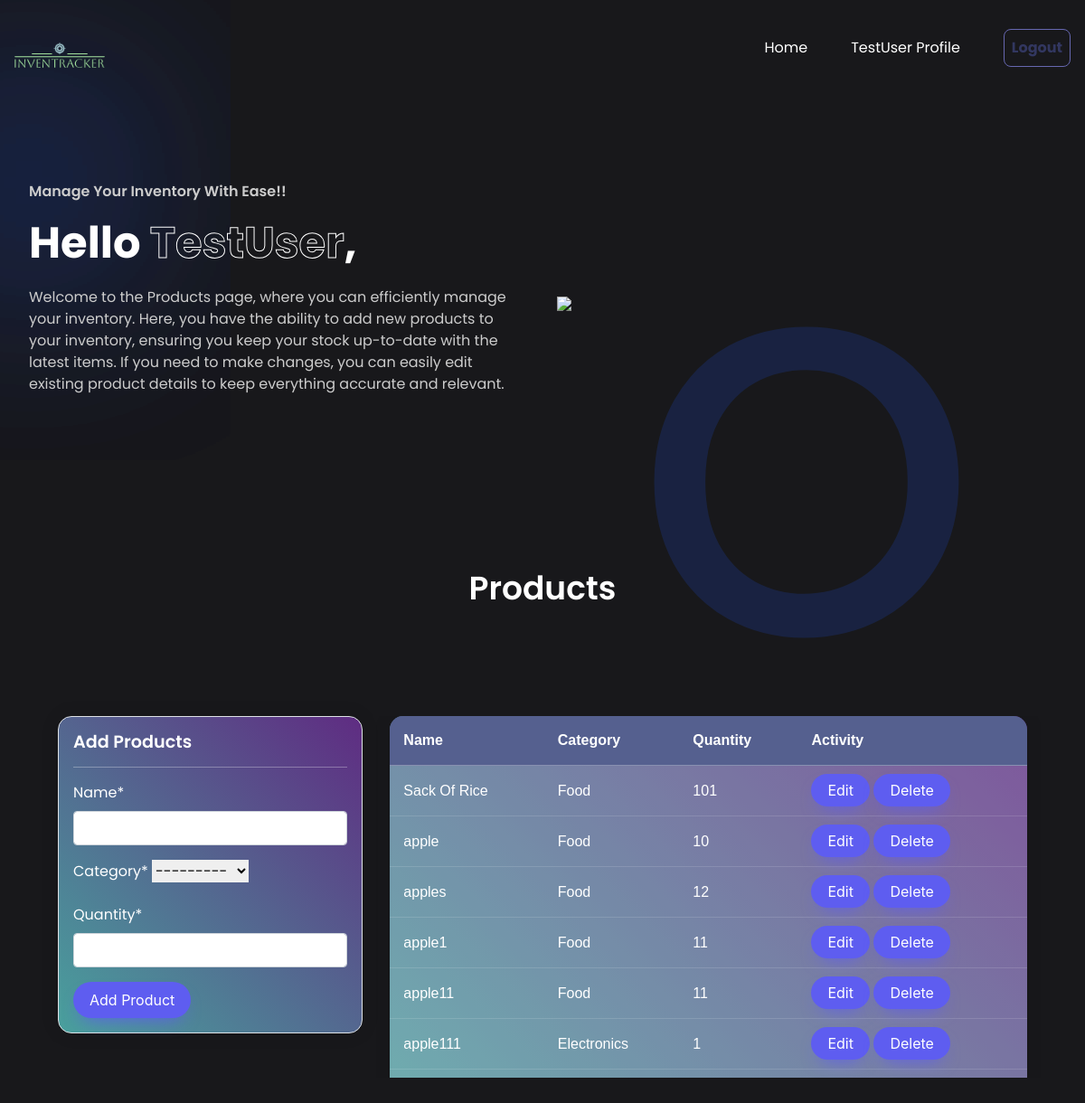
The app's page /product/ (signed in) with its own data.
### dashboard/models.py (models this page shows, shortened)
class Product(models.Model):
  name = models.CharField(max_length=100, null=True)
  category = models.CharField(max_length=20,choices=CATEGORY,null=True)
  quantity = models.PositiveIntegerField(null=True)
  class Meta:
    verbose_name_plural = 'Product'

### dashboard/views.py (the view)
# urls.py: path('product/',views.product,name='dashboard-product'),
@login_required
def product(request):
  orders = Order.objects.all()
  orders_count = orders.count()
  items = Product.objects.all()
  product_count=items.count()
  workers = User.objects.all()
  workers_count = workers.count()
  if request.method == "POST":
    form = ProductForm(request.POST)
    if form.is_valid():
      form.save()
      product_name = form.cleaned_data.get('name')
      messages.success(request,f'{product_name} has been added')
      return redirect('dashboard-product')
  else:
    form = ProductForm()
  context={
    'items':items,
    'form':form,
    'workers_count':workers_count,
    'orders_count':orders_count,
    'product_count':product_count
  }
  return render(request,'dashboard/product.html',context)

### dashboard/forms.py
class ProductForm(forms.ModelForm):
   class Meta:
      model = Product
      fields=['name','category','quantity']

### templates/dashboard/product.html (shortened to what this page needs)
{% load static%}
<!DOCTYPE html>
<html lang="en">
<head>
    <link rel="stylesheet" href="https://cdnjs.cloudflare.com/ajax/libs/remixicon/3.5.0/remixicon.min.css">
    <link rel="stylesheet" href="style.css">
    <link rel="stylesheet" href="https://cdn.jsdelivr.net/npm/bootstrap@4.6.0/dist/css/bootstrap.min.css"
>
    <link rel="stylesheet" href="https://cdn.jsdelivr.net/npm/bootstrap@4.6.2/dist/css/bootstrap.min.css">
<link rel="stylesheet" href="https://use.fontawesome.com/releases/v5.15.2/css/all.css"
>
</head>
<body>
    <nav>
        <div class="nav-logo">
            <a href="{% url 'dashboard-index' %}">
                <img src="{%static 'images/logo3.png' %}">
            </a>
        </div>
        <ul class="nav-links">
            <li class="link"><a href="{% url 'dashboard-index' %}">Home</a></li>
            <li id="link6" class="link"><a href="{% url 'user-profile' %}"> {{user.username}} Profile</a></li>
        <form action="{% url 'user-logout' %}" method="post" style="display:inline;">
            <button class="H-button" type="submit">Logout</button>
        </form>
        </ul>
    </nav>
    <header class="container">
        <div class="content">
            <h4>Manage Your Inventory With Ease!!</h4>
            <H1>Hello <span>{{user.username}}</span>,</H1>
            <p>
                Welcome to the Products page, where you can efficiently manage your inventory. Here, you have the ability to add new products to your inventory, ensuring you keep your stock up-to-date with the latest items. If you need to make changes, you can easily edit existing product details to keep everything accurate and relevant.
            </p>
        </div>
        <div class="image">
            <img src="https://www.deskera.com/blog/content/images/2021/06/main-qimg-406adef28923c8e6d1053e59893ef80e-1-1.png">
        </div>
    </header>
    <section class="container">
        <h2 class="header">Products</h2>
        <div class="container">
            <div class="row my-4">
                <div class="col-md-4">
                    <div class="border bg-dark p-3 text-white form-container">
                        <h4>Add Products</h4>
                        <hr>
                        {% load crispy_forms_tags %}
                        <form method="POST">
                            {{form|crispy}}
                            <input class="btn2" type="submit" value="Add Product">
                        </form>
                    </div>
                </div>
                <div class="col-md-8 container1 ">
                    <table >
                        <thead >
                            <tr >
                                <th scope="col">Name</th>
                                <th scope="col">Category</th>
                                <th scope="col">Quantity</th>
                                <th scope="col">Activity</th>
                            </tr>
                        </thead>
                        <tbody>
                            {% for item in items %}
                            <tr >
                                <td>{{ item.name }}</td>
                                <td>{{ item.category }}</td>
                                <td>{{ item.quantity }}</td>
                                <td >
                                    <a class="btn1 " href="{% url 'dashboard-product-update' item.id %}">Edit</a>
                                    <a class="btn2 " href="{% url 'dashboard-product-delete' item.id %}">Delete</a>
                                </td>
                            </tr>
                            {% endfor %}
                        </tbody>
                    </table>
                </div>
            </div>
        </div>
    </section>
</body>
</html>

### templates/dashboard/product.html (style rules this page uses)
* { padding: 0; margin: 0; outline: none; border: none; box-sizing: border-box; }
img { width: 100%; display: flex; }
a { text-decoration: none; }
body { font-family: 'Poppins', sans-serif; background-color: #18181B; }
nav { max-width: 1200px; margin: auto; padding: 2rem 1rem; display: flex; align-items: center; justify-content: space-between; gap: 2rem; }
.nav-logo { max-width: 100px; }
.nav-links { list-style: none; display: flex; align-items: center; gap: 3rem; }
.H-button { padding: 8px; width: 100%; border-radius: 8px; display: flex; align-items: center; justify-content: center; gap: 8px; font-size: 1rem; font-weight: 700; color: #323760; border: 1px solid #6667b0; background: transparent; cursor: pointer; transition: all 0.3s ease; }
.link a { position: relative; padding-bottom: 0.75rem; color: #fff; }
.link a::after { content: ""; position: absolute; height: 2px; width: 0; bottom: 0; left: 0; background-color: #1d4ed8; transition: all 0.3s ease; }
.container { max-width: 1200px; margin: auto; padding: 5rem 2rem; }
header { position: relative; padding-top: 2rem; display: grid; grid-template-columns: repeat(2, 1fr); align-items: center; gap: 2rem; }
header .content h4 { margin-bottom: 1rem; color: #ccc; font-size: 1rem; font-weight: 600; }
header .content h1 { color: #fff; margin-bottom: 1rem; font-size: 3rem; font-weight: 700; line-height: 4rem; }
header .content h1 span { -webkit-text-fill-color: transparent; -webkit-text-stroke: 1px #fff; }
header .content p { margin-bottom: 2rem; color: #ccc; }
header .image { position: relative; }
header .image::before { content: "o"; position: absolute; top: 0; left: 50%; transform: translateX(-50%); font-size: 38rem; font-weight: 400; line-height: 20rem; color: #1d4ed8; opacity: 0.2; z-index: -100; }
header .image img { max-width: 600px; margin: auto; }
section .header { margin-bottom: 1rem; color: #fff; text-align: center; font-size: 2.25rem; font-weight: 600; }
.container1 { height: 400px; overflow-y: auto; -ms-overflow-style: none; scrollbar-width: none; margin-bottom: 1rem; }
table { width: 100%; border-collapse: collapse; overflow: hidden; box-shadow: 0 0 20px rgba(0,0,0,0.1); background: linear-gradient(45deg, #49a09d, #5f2c82); font-family: sans-serif; font-weight: 100; border-radius: 15px; }
th, td { padding: 15px; background-color: rgba(255,255,255,0.2); color: #fff; border-bottom: 1px solid rgba(255,255,255,0.3); }
th { text-align: left; background-color: #55608f; }
.btn1, .btn2 { background: #5E5DF0; border-radius: 999px; box-shadow: #5E5DF0 0 10px 20px -10px; box-sizing: border-box; color: #FFFFFF; cursor: pointer; font-family: Inter, Helvetica, "Apple Color Emoji", "Segoe UI Emoji", NotoColorEmoji, "Noto Color Emoji", "Segoe UI Symbol", "Android Emoji", EmojiSymbols, -apple-system, system-ui, "Segoe UI", Roboto, "Helvetica Neue", "Noto Sans", sans-serif; font-size: 16px; font-weight: 400; line-height: 24px; opacity: 1; outline: 0 solid transparent; padding: 8px 18px; user-select: none; -webkit-user-select: none; touch-action: manipulation; width: fit-content; word-break: break-word; border: 0; }
.btn1, .btn2 { text-decoration: none; color: #FFFFFF; }
.form-container { background: linear-gradient(45deg, #49a09d, #5f2c82); border-radius: 15px; box-shadow: 0 0 20px rgba(0,0,0,0.1); }
.form-container h4 { margin-bottom: 1rem; color: #fff; font-size: 1.2rem; font-weight: 600; }
.form-container hr { border: 0; height: 1px; background: rgba(255,255,255,0.3); }
.form-container form { margin-top: 1rem; }

### records on screen
Product: name "Sack Of Rice", category "Food", quantity "101"
Product: name "apple", category "Food", quantity "10"
Product: name "apples", category "Food", quantity "12"
Product: name "apple1", category "Food", quantity "11"
Product: name "apple11", category "Food", quantity "11"
Product: name "apple111", category "Electronics", quantity "1"

### other values on screen
{{ user.username }} "TestUser"
